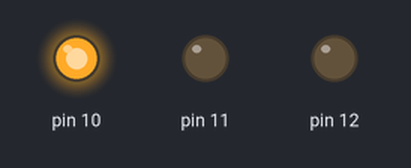
Recording of a sketch running on a simulated Arduino Uno, built with avr-gcc and run on an emulated ATmega328P. Parts: output pins drawn as LEDs (lit = HIGH).

Above: at 0.5 s.
At 1.5 s:
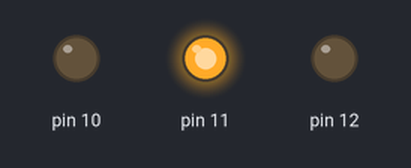
At 5.5 s:
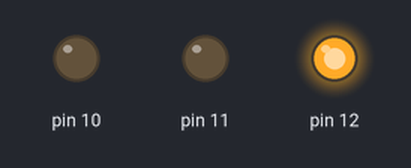
Timing chart, 0 to 6.9 s (numbered marks = the images above):
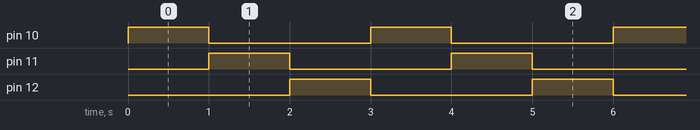

The sketch:

RGB1.ino
```cpp
// the setup function runs once when you press reset or power the board
void setup() {
  pinMode(10, OUTPUT);
  pinMode(11, OUTPUT);
  pinMode(12, OUTPUT);
}

// the loop function runs over and over again forever
void loop() {
  digitalWrite(10, HIGH);   // turn the LED on (HIGH is the voltage level)
  digitalWrite(11, LOW);   // turn the LED on (HIGH is the voltage level)
  digitalWrite(12, LOW);   // turn the LED on (HIGH is the voltage level)
  delay(1000);                       // wait for a second
  digitalWrite(10, LOW);   // turn the LED on (HIGH is the voltage level)
  digitalWrite(11, HIGH);   // turn the LED on (HIGH is the voltage level)
  digitalWrite(12, LOW);   // turn the LED on (HIGH is the voltage level)
  delay(1000);                       // wait for a second
  digitalWrite(10, LOW);   // turn the LED on (HIGH is the voltage level)
  digitalWrite(11, LOW);   // turn the LED on (HIGH is the voltage level)
  digitalWrite(12, HIGH);   // turn the LED on (HIGH is the voltage level)
  delay(1000);
}
```

Measured:
- by itself, pin 10–12: alternates HIGH for 1.0 s and LOW for 2.0 s
- by itself, everything shown: repeats every 3.0 s, in 3 steps
